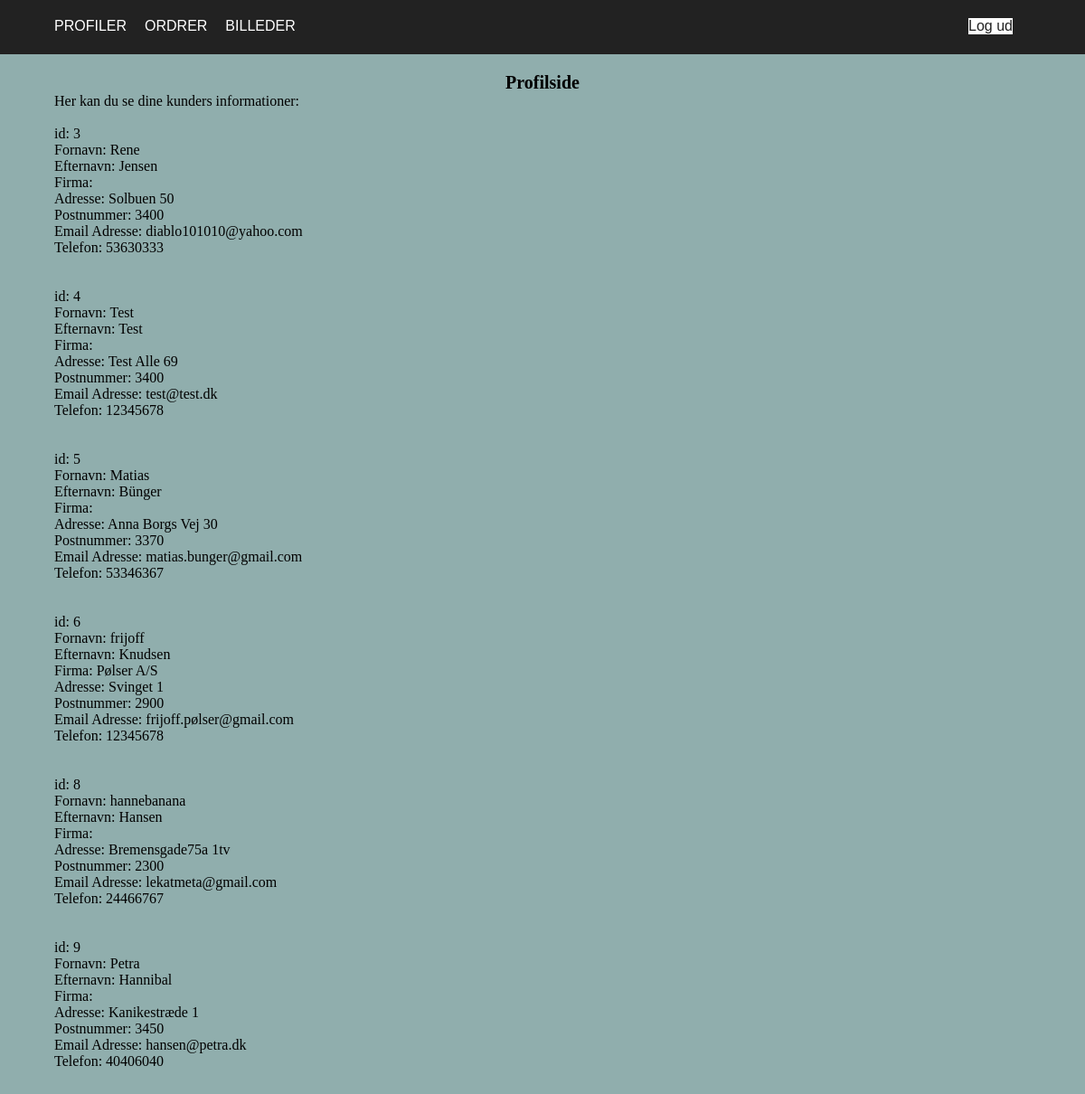
The page /booking/admin/customer-profiles.php (signed in) on the database its author committed.
### tables this page shows
CREATE TABLE IF NOT EXISTS `kunder` (
  `idKunder` int(11) NOT NULL AUTO_INCREMENT,
  `Kunde_Fornavn` varchar(30) NOT NULL,
  `Kunde_Efternavn` varchar(30) NOT NULL,
  `Kunde_Firma` varchar(30) DEFAULT NULL,
  `Kunde_Email` varchar(30) NOT NULL,
  `Kunde_Telefon` int(8) NOT NULL,
  `Kunde_Adresse` varchar(30) NOT NULL,
  `Kunde_Brugernavn` varchar(16) NOT NULL,
  `Kunde_Password` varchar(1000) NOT NULL,
  `postnummer_postnummer` int(4) NOT NULL,
  PRIMARY KEY (`idKunder`),
  UNIQUE KEY `id_UNIQUE` (`idKunder`),
  UNIQUE KEY `brugernavn_UNIQUE` (`Kunde_Brugernavn`),
  UNIQUE KEY `email_UNIQUE` (`Kunde_Email`),
  KEY `fk_kunder_postnummer_idx` (`postnummer_postnummer`)
);

### booking/admin/customer-profiles.php (the view, shortened to what this page needs)
<?php
	include 'dbcon.php';
	include 'header.php';
?>
		<H1 class="indhold_overskrift">Profilside</H1>
		<p class="indhold_text">Her kan du se dine kunders informationer:</p>
		<br>
			<div class="profil-form">
<?php
	if (isset($_SESSION['id'])) {
		$conn = mysqli_connect($servername, $username, $password, $table);
		$sql = "SELECT * FROM kunder";
		$result = mysqli_query($conn, $sql);
		if (mysqli_num_rows($result) > 0) {
		    while($row = mysqli_fetch_assoc($result)) {
		        echo "
				    <p>id:" . " " . $row['idKunder'] . "</p>
					<p>Fornavn:" . " " . $row['Kunde_Fornavn'] . "</p>
					<p>Efternavn:" . " " . $row['Kunde_Efternavn'] . "</p>
					<p>Firma:" . " " . $row['Kunde_Firma'] . "</p>
					<p>Adresse:" . " " . $row['Kunde_Adresse'] . "</p>
					<p>Postnummer:" . " " . $row['postnummer_postnummer'] . "</p>
					<p>Email Adresse:" . " " . $row['Kunde_Email'] . "</p>
					<p>Telefon:" . " " . $row['Kunde_Telefon'] . "</p>
					<br><br>
					";
			}
		} else {
		    echo "0 results";
		}
	} else {
		echo "Du skal være logget ind for at se dine profil oplysninger";
	}
?>
			</div>
</body>
</html>

### booking/admin/style.css (style rules this page uses)
* { margin: 0px; padding: 0px; text-decoration: none; }
body { background-color: #90AEAD; }
.indhold_overskrift { text-align: center; font-size: 20px; margin-top: 20px; }
.indhold_text { margin-left: 60px; }
.profil-form, .projekt-form { margin-left: 60px; }

### rows shown on the page
kunder: idKunder "3", Kunde_Fornavn "Rene", Kunde_Efternavn "Jensen", Kunde_Adresse "Solbuen 50", postnummer_postnummer "3400", Kunde_Email "diablo101010@yahoo.com", Kunde_Telefon "53630333"
kunder: idKunder "4", Kunde_Fornavn "Test", Kunde_Efternavn "Test", Kunde_Adresse "Test Alle 69", postnummer_postnummer "3400", Kunde_Email "test@test.dk", Kunde_Telefon "12345678"
kunder: idKunder "5", Kunde_Fornavn "Matias", Kunde_Efternavn "Bünger", Kunde_Adresse "Anna Borgs Vej 30", postnummer_postnummer "3370", Kunde_Email "matias.bunger@gmail.com", Kunde_Telefon "53346367"
kunder: idKunder "6", Kunde_Fornavn "frijoff", Kunde_Efternavn "Knudsen", Kunde_Firma "Pølser A/S", Kunde_Adresse "Svinget 1", postnummer_postnummer "2900", Kunde_Email "frijoff.pølser@gmail.com", Kunde_Telefon "12345678"
kunder: idKunder "8", Kunde_Fornavn "hannebanana", Kunde_Efternavn "Hansen", Kunde_Adresse "Bremensgade75a 1tv", postnummer_postnummer "2300", Kunde_Email "lekatmeta@gmail.com", Kunde_Telefon "24466767"
kunder: idKunder "9", Kunde_Fornavn "Petra", Kunde_Efternavn "Hannibal", Kunde_Adresse "Kanikestræde 1", postnummer_postnummer "3450", Kunde_Email "hansen@petra.dk", Kunde_Telefon "40406040"
